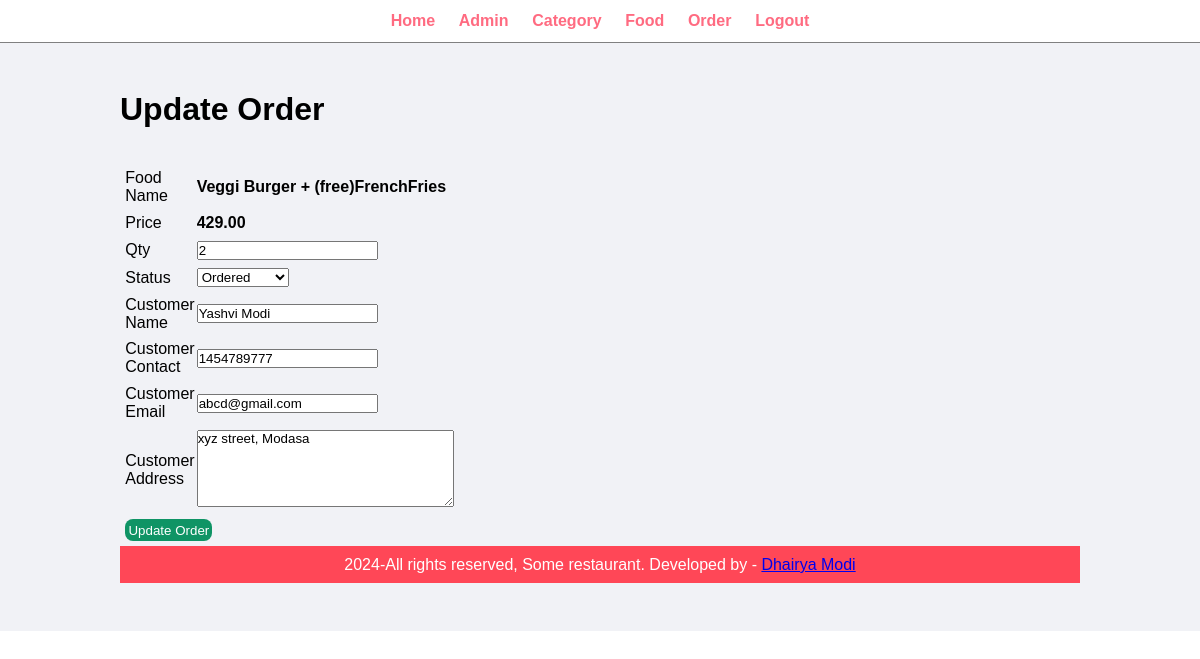
The app's page /admin/update-order.php?id=5 with its own data.
### tables this page shows
CREATE TABLE `tbl_order` (
  `id` int(10) UNSIGNED NOT NULL,
  `food` varchar(150) NOT NULL,
  `price` decimal(10,2) NOT NULL,
  `qty` int(11) NOT NULL,
  `total` decimal(10,2) NOT NULL,
  `order_date` datetime NOT NULL,
  `status` varchar(50) NOT NULL,
  `customer_name` varchar(150) NOT NULL,
  `customer_contact` varchar(20) NOT NULL,
  `customer_email` varchar(150) NOT NULL,
  `customer_address` varchar(255) NOT NULL
);

### admin/update-order.php (the view, shortened to what this page needs)
<?php include('partials/menu.php');
?>
<div class="main-content">
    <div class="wrapper">
        <h1>Update Order</h1>
        <br><br>
    <?php
        if(isset($_GET['id'])){
            $id=$_GET['id'];
            $sql="SELECT * FROM tbl_order WHERE id=$id";
            $res=mysqli_query($conn,$sql);
            $count=mysqli_num_rows($res);
            if($count==1){
                $row=mysqli_fetch_assoc($res);
                $food=$row['food'];
                $price=$row['price'];
                $qty=$row['qty'];
                $status=$row['status'];
                $customer_name=$row['customer_name'];
                $customer_contact=$row['customer_contact'];
                $customer_email=$row['customer_email'];
                $customer_address=$row['customer_address'];
            }
            else{
                header("location:".SITEURL."admin/manage-order.php");
            }
        }
        else{
            header("location:".SITEURL."admin/manage-order.php");
        }
    ?>
        <form action="" method="POST">
            <table class="tbl-30">
                <tr>
                    <td>Food Name</td>
                    <td><b><?php echo $food;?></b></td>
                </tr>
                <tr>
                    <td>Price</td>
                    <td><b><?php echo $price;?></b></td>
                </tr>
                <tr>
                    <td>Qty</td>
                    <td>
                        <input type="number" name="qty" value="<?php echo $qty?>">
                    </td>
                </tr>
                <tr>
                    <td>Status</td>
                    <td>
                        <select name="status">
                            <option <?php if($status=="Ordered"){echo "selected";}?>value="Ordered">Ordered</option>
                        </select>
                    </td>
                </tr>
                <tr>
                    <td>Customer Name</td>
                    <td>
                        <input type="text" name="customer_name" value="<?php echo $customer_name;?>">
                    </td>
                </tr>
                <tr>
                    <td>Customer Contact</td>
                    <td>
                        <input type="number" name="customer_contact" value="<?php echo $customer_contact;?>">
                    </td>
                </tr>
                <tr>
                    <td>Customer Email</td>
                    <td>
                        <input type="text" name="customer_email" value="<?php echo $customer_email;?>">
                    </td>
                </tr>
                <tr>
                    <td>Customer Address</td>
                    <td>
                        <textarea name="customer_address" cols="30" rows="5"><?php echo $customer_address;?></textarea>
                    </td>
                </tr>
                <tr>
                    <td colspan="2">
                        <input type="submit" name="submit" value="Update Order" class="btn-secondary">
                    </td>
                </tr>
        </form>
    </div>
</div>
<?php include('partials/footer.php');?>

### css/admin.css (style rules this page uses)
* { margin: 0; padding: 0; font-family: Arial, Helvetica, sans-serif; }
.wrapper { padding: 1%; width: 80%; margin: 0 auto; }
.tbl-30 { width: 30%; }
table tr td { padding: 1%; }
.btn-secondary { border-style: none; background-color: #0f9465; padding: 1%; color: white; text-decoration: none; border: none; border-color: white; border-radius: 0.5rem; }
.main-content { background-color: #f1f2f6; padding: 3% 0; }

### records on screen
tbl_order: food "Veggi Burger + (free)FrenchFries", price "429.00", qty "2", customer_name "Yashvi Modi", customer_contact "1454789777", customer_email "abcd@gmail.com", customer_address "xyz street, Modasa"
